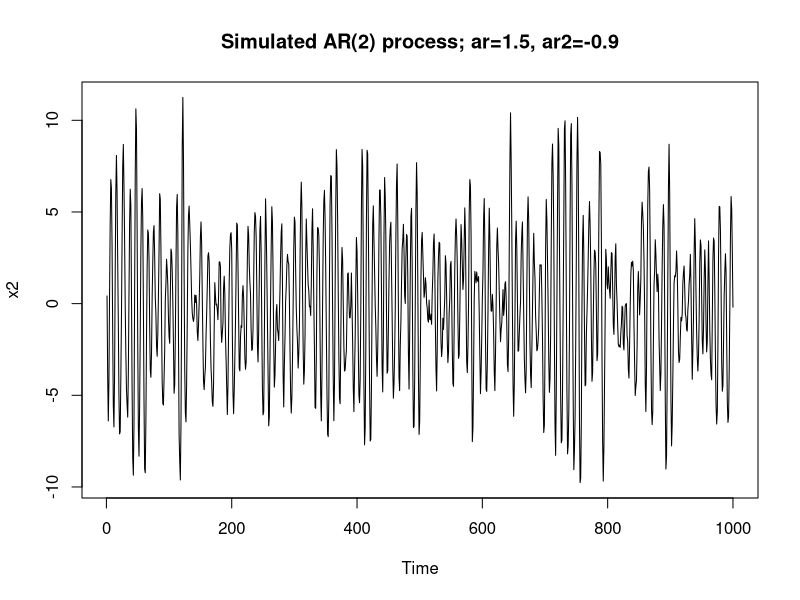
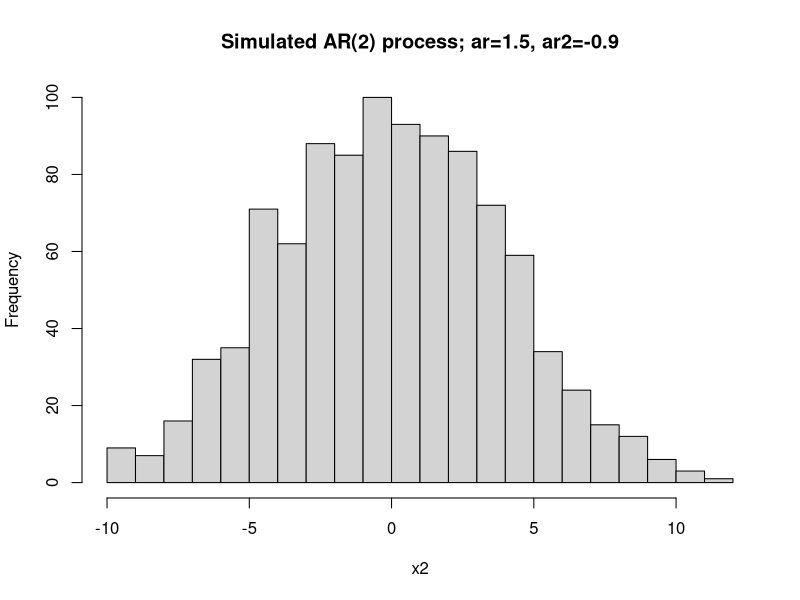
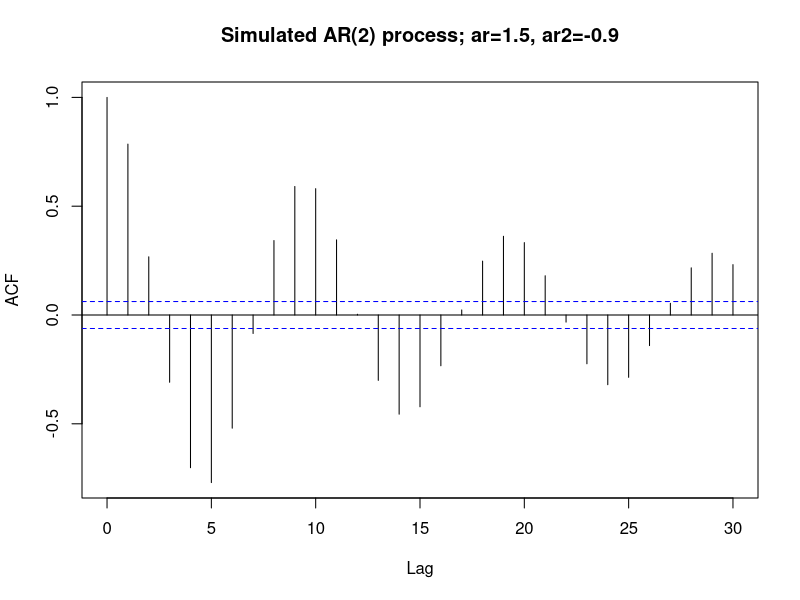
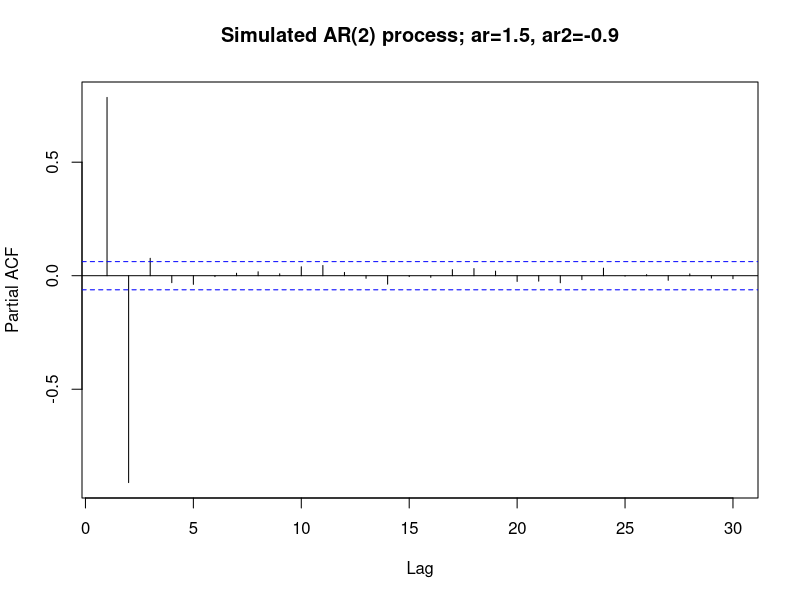
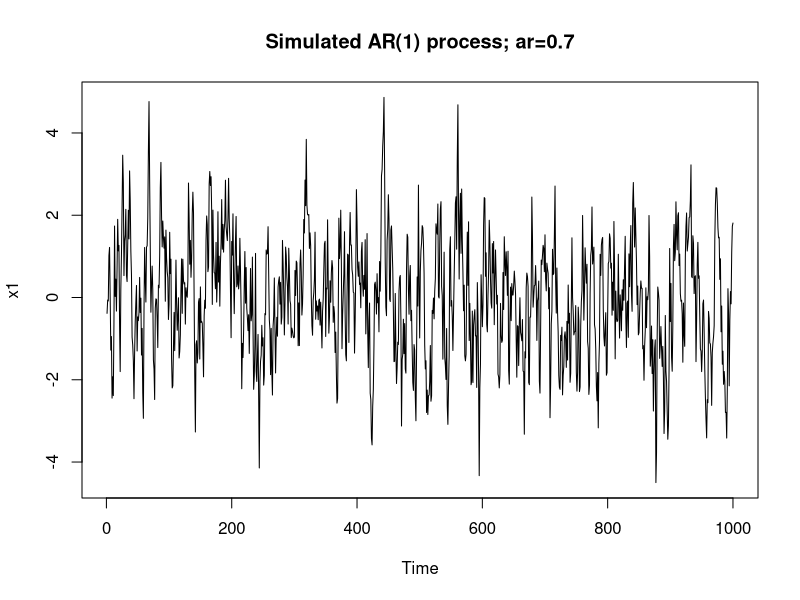
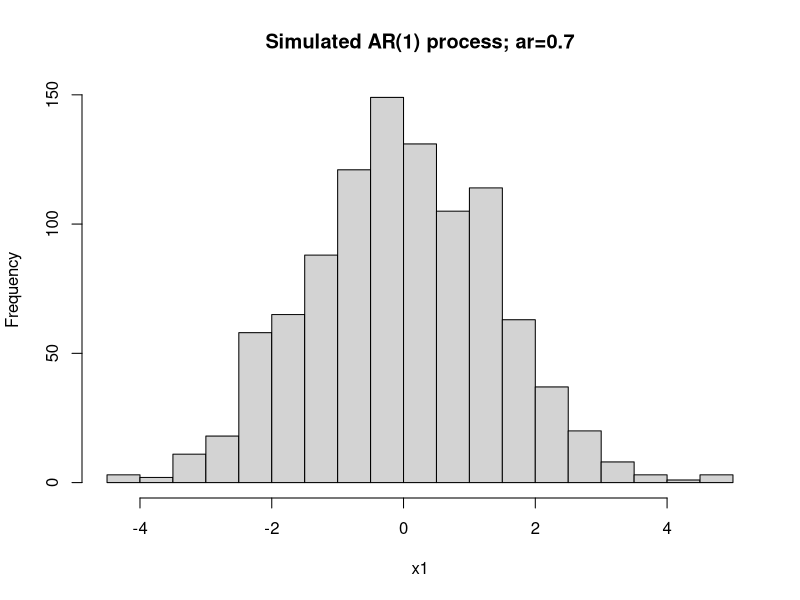
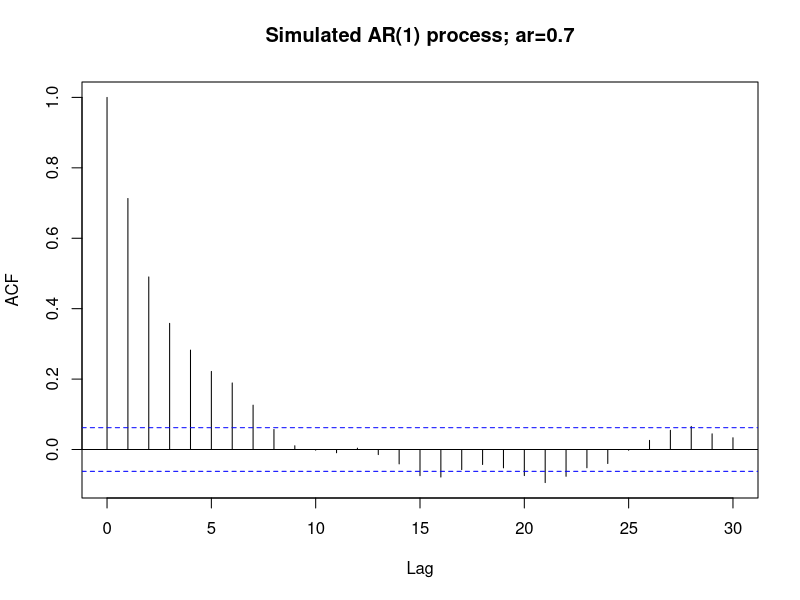
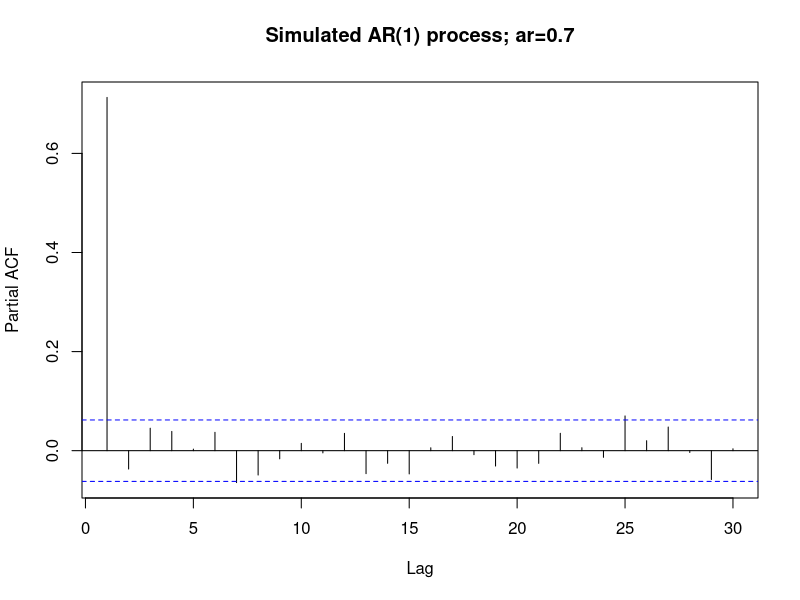

Recreate these plots in R, in order.
## ---- chunk 1
knitr::opts_chunk$set(echo = TRUE)
options(digits=4, fig.height=3.5)
library(car)
library(dplyr)
## ---- chunk 2
(roots <- polyroot(c(1, -1.5, 0.9)))
abs(roots)

(inverse_roots <- 1/roots)
abs(inverse_roots)
## ---- chunk 3
x2 <- w <- rnorm(1000)  # not clear we need this line
x2 <- arima.sim(n=1000,list(ar=c(1.5, -0.9), ma=0))
str(x2)
summary(x2)

plot(x2, main='Simulated AR(2) process; ar=1.5, ar2=-0.9')
hist(x2, breaks=20, main='Simulated AR(2) process; ar=1.5, ar2=-0.9')
acf(x2, main='Simulated AR(2) process; ar=1.5, ar2=-0.9')
pacf(x2, main='Simulated AR(2) process; ar=1.5, ar2=-0.9')
## ---- chunk 4
(x2_ar <- ar(x2, method='mle'))
x2_ar$order  # order of lowest AIC model
x2_ar$ar  # parameter estimate
x2_ar_se <- sqrt(x2_ar$asy.var)  # calc std error from asymptotic variance
x2_ar$aic  # get the AIC for each order model
## ---- chunk 5
(x2_coef1_ci <- x2_ar$ar[1] + c(-1.96, 1.96) * x2_ar_se[1,1])
(x2_coef2_ci <- x2_ar$ar[2] + c(-1.96, 1.96) * x2_ar_se[2,2])
## ---- chunk 6
x1 <- w <- rnorm(1000)
x1 <- arima.sim(n=1000, list(ar=c(0.7), ma=0))
str(x1)
summary(x1)

plot(x1, main='Simulated AR(1) process; ar=0.7')
hist(x1, breaks=20, main='Simulated AR(1) process; ar=0.7')
acf(x1, main='Simulated AR(1) process; ar=0.7')
pacf(x1, main='Simulated AR(1) process; ar=0.7')
## ---- chunk 7
(x1_ar <- ar(x1, method='mle'))
x1_ar$order  # order of lowest AIC model
x1_ar$ar  # parameter estimate
(x1_ar_se <- sqrt(x1_ar$asy.var))  # calc std error from asymptotic variance
x1_ar$aic  # get the AIC for each order model
## ---- chunk 8
head(x1_ar$resid)   
hist(x1_ar$resid[-1], breaks=20, main='Residuals')  # [-1] tells it to drop the first NA point
qqnorm(x1_ar$resid[-1])  # [-1] tells it to drop the first NA point
## ---- chunk 9
head(x2_ar$resid)   
hist(x2_ar$resid[-c(1,2)], breaks=20, main='Residuals')  # [-1] tells it to drop the first NA point
qqnorm(x2_ar$resid[-c(1,2)])  # [-1] tells it to drop the first NA point
## ---- chunk 10
# Note that the `fit$resid` object is a time series, but appending `[-c(1,2)]`
# converts it to numeric, so we have to change it back.
x2_resid_ts <- ts(x2_ar$resid[-c(1:5)])
plot(x2_resid_ts, main='Residual Time Series')
acf(x2_resid_ts, main='ACF of Residuals')
pacf(x2_resid_ts, main='PACF of Residuals')
